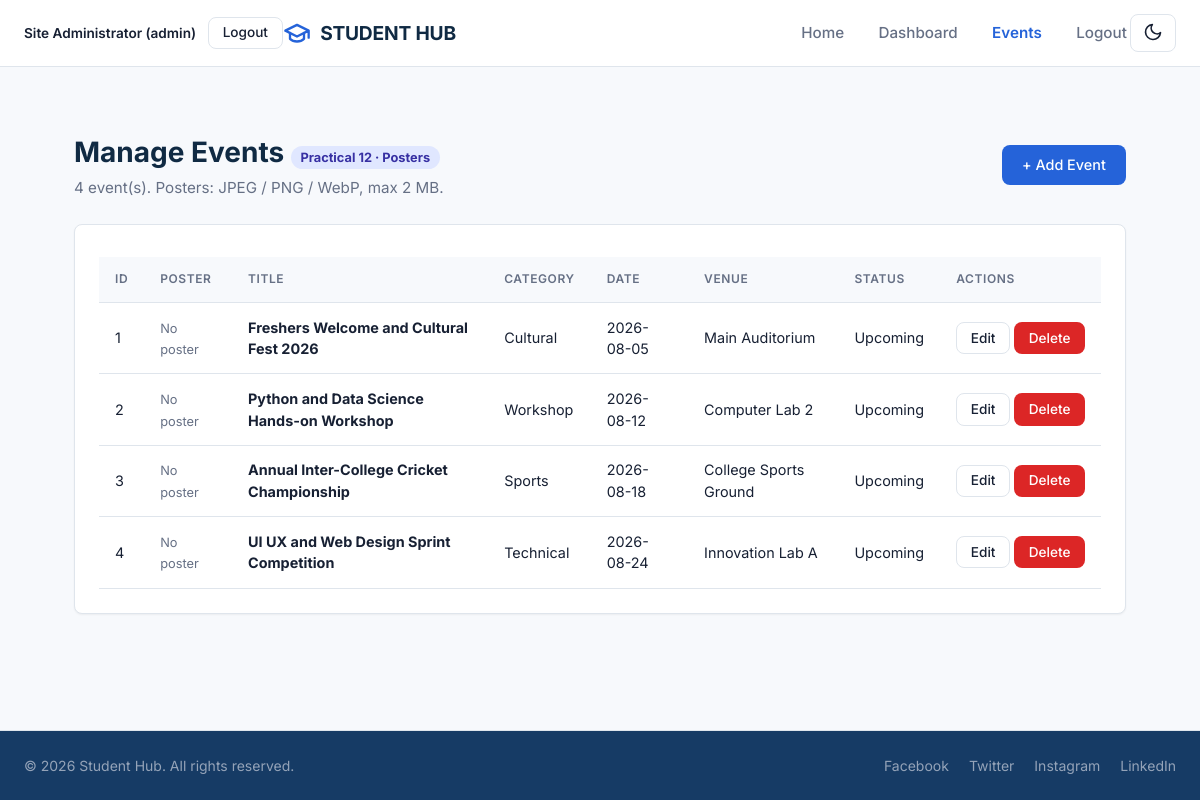
The app's page /php/events.php (signed in) with its own data.
### tables this page shows
CREATE TABLE IF NOT EXISTS `events` (
    `event_id`        INT UNSIGNED NOT NULL AUTO_INCREMENT,
    `title`           VARCHAR(150) NOT NULL,
    `description`     TEXT NULL DEFAULT NULL,
    `category`        ENUM('Workshop', 'Technical', 'Cultural', 'Sports', 'Seminar', 'Other') NOT NULL DEFAULT 'Other',
    `event_date`      DATE NOT NULL,
    `venue`           VARCHAR(120) NOT NULL DEFAULT '',
    `organizer`       VARCHAR(120) NULL DEFAULT NULL,
    `poster_path`     VARCHAR(255) NULL DEFAULT NULL,
    `seats_available` INT UNSIGNED NOT NULL DEFAULT 0,
    `status`          ENUM('Upcoming', 'Ongoing', 'Completed', 'Cancelled') NOT NULL DEFAULT 'Upcoming',
    `created_at`      TIMESTAMP NOT NULL DEFAULT CURRENT_TIMESTAMP,
    PRIMARY KEY (`event_id`),
    KEY `idx_events_date` (`event_date`),
    KEY `idx_events_category` (`category`)
);

### php/events.php (the view, shortened to what this page needs)
<?php
$user = $_SESSION['user'];
$rows = [];
$dbError = null;
$mysqli = getMysqliConnection();
if ($mysqli === null) {
    $dbError = 'Event records are temporarily unavailable. Please try again later.';
} else {
    try {
        $result = $mysqli->query(
            'SELECT `event_id`, `title`, `category`, `event_date`, `venue`,
                    `organizer`, `seats_available`, `status`, `poster_path`,
                    `created_at`
             FROM `events`
             ORDER BY `event_date` ASC, `event_id` ASC'
        );
        $rows = $result->fetch_all(MYSQLI_ASSOC);
    } catch (mysqli_sql_exception $e) {
        error_log('[studenthub] events list DB error: ' . $e->getMessage());
        $dbError = 'Event records are temporarily unavailable. Please try again later.';
    }
}
function h($value) {
    return htmlspecialchars((string)($value ?? ''), ENT_QUOTES, 'UTF-8');
}
?>
<!DOCTYPE html>
<html lang="en">
<head>
    <link rel="stylesheet" href="../css/style.css">
</head>
<body>
    <header class="navbar" role="navigation" aria-label="Main navigation">
        <div class="nav-container">
            <div class="nav-actions">
                <span style="font-size: 0.85rem; font-weight: 600;"><?= h($user['name']) ?> (<?= h($user['role']) ?>)</span>
                <a href="logout.php" class="btn btn-sm btn-outline">Logout</a>
            </div>
            <a href="home.html" class="nav-brand">
                <svg width="28" height="28" viewBox="0 0 24 24" fill="none" stroke="currentColor" stroke-width="2" stroke-linecap="round" stroke-linejoin="round">
                    <path d="M22 10v6M2 10l10-5 10 5-10 5z"/>
                    <path d="M6 12v5c3 3 9 3 12 0v-5"/>
                </svg>
                <span>STUDENT HUB</span>
            </a>
            <ul class="nav-links">
                <li><a href="home.html" class="nav-link">Home</a></li>
                <li><a href="dashboard.php" class="nav-link">Dashboard</a></li>
                <li><a href="events.php" class="nav-link active">Events</a></li>
                <li><a href="logout.php" class="nav-link">Logout</a></li>
            </ul>
            <button type="button" class="theme-toggle">Dark Mode</button>
        </div>
    </header>
    <main class="main-container" style="max-width: 1100px; margin: 2rem auto;">
        <div style="display: flex; justify-content: space-between; align-items: center; flex-wrap: wrap; gap: 1rem; margin-bottom: 1.5rem;">
            <div>
                <h1 class="page-title">Manage Events <span style="font-size: 0.8rem; background: #e0e7ff; color: #3730a3; padding: 0.25rem 0.6rem; border-radius: 9999px; font-weight: 700;">Practical 12 · Posters</span></h1>
                <p class="page-subtitle"><?= h(count($rows)) ?> event(s). Posters: JPEG / PNG / WebP, max 2 MB.</p>
            </div>
            <a href="event_form.php" class="btn btn-primary">+ Add Event</a>
        </div>
        <?php if ($dbError): ?>
            <div role="alert" style="background: #fee2e2; border: 1px solid #fca5a5; color: #b91c1c; padding: 1rem; border-radius: 8px;"><?= h($dbError) ?></div>
        <?php else: ?>
            <div class="card">
                <div class="table-responsive">
                    <table class="data-table">
                        <thead>
                            <tr><th>ID</th><th>Poster</th><th>Title</th><th>Category</th><th>Date</th><th>Venue</th><th>Status</th><th>Actions</th></tr>
                        </thead>
                        <tbody>
                            <?php if (empty($rows)): ?>
                                <tr><td colspan="8" style="text-align: center; color: var(--text-muted);">No events found.</td></tr>
                            <?php else: ?>
                                <?php foreach ($rows as $r): ?>
                                    <tr>
                                        <td><?= h($r['event_id']) ?></td>
                                        <td>
                                            <?php if (!empty($r['poster_path'])): ?>
                                                <img src="../<?= h($r['poster_path']) ?>" alt="Poster for <?= h($r['title']) ?>" style="width: 64px; height: 64px; object-fit: cover; border-radius: 6px; border: 1px solid var(--border-color);">
                                            <?php else: ?>
                                                <span style="color: var(--text-muted); font-size: 0.8rem;">No poster</span>
                                            <?php endif; ?>
                                        </td>
                                        <td><strong><?= h($r['title']) ?></strong></td>
                                        <td><?= h($r['category']) ?></td>
                                        <td><?= h($r['event_date']) ?></td>
                                        <td><?= h($r['venue']) ?></td>
                                        <td><?= h($r['status']) ?></td>
                                        <td style="white-space: nowrap;">
                                            <a href="event_form.php?id=<?= h($r['event_id']) ?>" class="btn btn-sm btn-outline">Edit</a>
                                            <a href="event_delete.php?id=<?= h($r['event_id']) ?>" class="btn btn-sm btn-danger">Delete</a>
                                        </td>
                                    </tr>
                                <?php endforeach; ?>
                            <?php endif; ?>
                        </tbody>
                    </table>
                </div>
            </div>
        <?php endif; ?>
    </main>
    <footer class="footer">
        <div class="footer-container">
            <p class="footer-copy">&copy; 2026 Student Hub. All rights reserved.</p>
            <div class="social-links">
                <a href="#" class="social-link">Facebook</a>
                <a href="#" class="social-link">Twitter</a>
                <a href="#" class="social-link">Instagram</a>
                <a href="#" class="social-link">LinkedIn</a>
            </div>
        </div>
    </footer>
</body>
</html>

### css/style.css (style rules this page uses)
:root { --navy: #102a43; --dark-blue: #163b65; --blue: #2563d9; --light-blue: #eaf3ff; --background: #f7f9fc; --text: #172033; --muted: #667085; --border: #dfe5ec; --white: #ffffff; --primary-color: #2563d9; --primary-hover: #1d4ed8; --primary-light: #eaf3ff; --secondary-color: #102a43; --bg-page: #f7f9fc; --bg-card: #ffffff; --bg-sidebar: #163b65; --sidebar-text: #94a3b8; --sidebar-active: #ffffff; --text-main: #172033; --text-muted: #667085; --border-color: #dfe5ec; --border-radius: 8px; --shadow-sm: 0 1px 2px rgba(0, 0, 0, 0.05); --shadow-md: 0 4px 6px -1px rgba(0, 0, 0, 0.05), 0 2px 4px -1px rgba(0, 0, 0, 0.03); --font-sans: 'Inter', -apple-system, BlinkMacSystemFont, "Segoe UI", Roboto, sans-serif; }
* { box-sizing: border-box; margin: 0; padding: 0; }
body { font-family: var(--font-sans); background-color: var(--bg-page); color: var(--text-main); line-height: 1.5; display: flex; flex-direction: column; min-height: 100vh; -webkit-font-smoothing: antialiased; }
a { color: var(--primary-color); text-decoration: none; }
.navbar { background-color: var(--bg-card); border-bottom: 1px solid var(--border-color); position: sticky; top: 0; z-index: 1000; }
.nav-container { max-width: 1200px; margin: 0 auto; padding: 0.85rem 1.5rem; display: flex; align-items: center; justify-content: flex-start; }
.nav-brand { display: flex; align-items: center; gap: 0.6rem; font-weight: 700; font-size: 1.2rem; color: var(--secondary-color); text-decoration: none; letter-spacing: -0.01em; order: 0; }
.nav-brand svg { color: var(--primary-color); }
.nav-links { display: flex; align-items: center; margin-left: auto; gap: 1.75rem; list-style: none; }
.nav-link { color: var(--text-muted); font-weight: 500; font-size: 0.95rem; padding: 0.4rem 0.2rem; text-decoration: none; transition: color 0.15s ease; }
.nav-link:hover, .nav-link.active { color: var(--primary-color); font-weight: 600; }
.nav-actions { display: flex; align-items: center; gap: 0.75rem; order: -1; margin-right: 0; }
.theme-toggle { padding: 0.45rem 0.75rem; border: 1px solid var(--border-color); border-radius: var(--border-radius); background: var(--bg-card); color: var(--text-main); cursor: pointer; font-size: 0.9rem; line-height: 1; transition: background-color 0.2s ease, border-color 0.2s ease, transform 0.2s ease; }
.btn { display: inline-flex; align-items: center; justify-content: center; gap: 0.5rem; padding: 0.55rem 1.2rem; font-size: 0.9rem; font-weight: 500; border-radius: var(--border-radius); border: 1px solid transparent; cursor: pointer; text-decoration: none; transition: background-color 0.15s ease, border-color 0.15s ease; line-height: 1.4; }
.btn-primary { background-color: var(--primary-color); color: #ffffff !important; }
.btn-outline { background-color: var(--bg-card); border-color: var(--border-color); color: var(--text-main) !important; }
.btn-sm { padding: 0.35rem 0.85rem; font-size: 0.85rem; }
.btn-danger { background-color: #dc2626; color: white !important; }
html { transition: background-color 0.3s ease, color 0.3s ease; }
footer { background-color: var(--bg-sidebar); color: var(--sidebar-text); padding: 1.5rem 0; margin-top: auto; border-top: 1px solid var(--border-color); font-size: 0.875rem; }
.footer-container { max-width: 1200px; margin: 0 auto; padding: 0 1.5rem; display: flex; align-items: center; justify-content: space-between; }
.social-links { display: flex; gap: 1.25rem; }
.social-link { color: var(--sidebar-text); font-size: 0.875rem; transition: color 0.15s ease; }
.main-container { flex: 1; max-width: 1200px; width: 100%; margin: 0 auto; padding: 2rem 1.5rem; }
.card, fieldset { background-color: var(--bg-card); border: 1px solid var(--border-color); border-radius: var(--border-radius); padding: 1.5rem; margin-bottom: 1.5rem; box-shadow: var(--shadow-sm); }
.page-title { font-size: 1.75rem; font-weight: 700; color: var(--secondary-color); margin-bottom: 0.25rem; }
.page-subtitle { color: var(--text-muted); font-size: 0.95rem; }
.table-responsive { width: 100%; overflow-x: auto; }
table.data-table, table[align="center"] { width: 100%; border-collapse: collapse; margin-top: 0.5rem; background: var(--bg-card); }
.data-table th, .data-table td { padding: 0.85rem 1rem; text-align: left; border-bottom: 1px solid var(--border-color); font-size: 0.9rem; }
.data-table th { background-color: var(--bg-page); color: var(--text-muted); font-weight: 600; text-transform: uppercase; font-size: 0.75rem; letter-spacing: 0.05em; }

### records on screen
events: event_id "1", shows "No poster", title "Freshers Welcome and Cultural Fest 2026", category "Cultural", event_date "2026-08-05", venue "Main Auditorium", status "Upcoming"
events: event_id "2", shows "No poster", title "Python and Data Science Hands-on Workshop", category "Workshop", event_date "2026-08-12", venue "Computer Lab 2", status "Upcoming"
events: event_id "3", shows "No poster", title "Annual Inter-College Cricket Championship", category "Sports", event_date "2026-08-18", venue "College Sports Ground", status "Upcoming"
events: event_id "4", shows "No poster", title "UI UX and Web Design Sprint Competition", category "Technical", event_date "2026-08-24", venue "Innovation Lab A", status "Upcoming"

### other values on screen
$user['name'] "Site Administrator"
$user['role'] "admin"
count($rows) "4"
